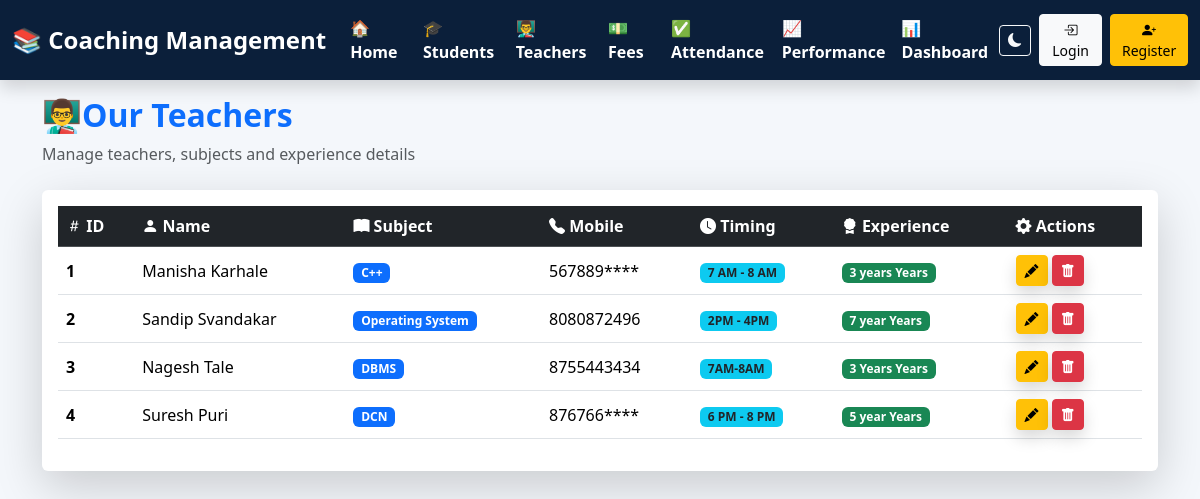
Before: /teachers with the older database file.
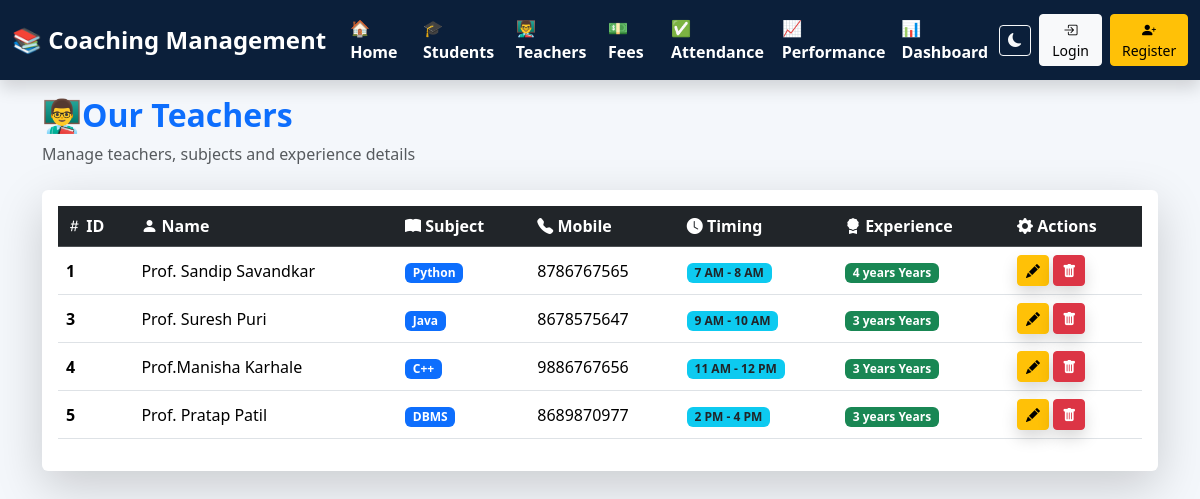
After: the same page with the newer database file.
### tables this page shows
CREATE TABLE teachers(

        id INTEGER PRIMARY KEY AUTOINCREMENT,
        name TEXT,
        subject TEXT,
        mobile TEXT,
        timing TEXT,
        experience TEXT

    );

### app.py (the view)
@app.route("/teachers")
def teachers():
    conn = get_connection()
    teachers = conn.execute("""
    SELECT *
    FROM teachers
    ORDER BY id ASC
    """).fetchall()
    conn.close()
    return render_template(
        "teachers.html",
        teachers=teachers
    )

### db.py (called while the page is built)
def get_connection():
    conn = sqlite3.connect(DATABASE)
    conn.row_factory = sqlite3.Row
    conn.execute("PRAGMA foreign_keys = ON")
    return conn

### templates/teachers.html (shortened to what this page needs)
{% extends "base.html" %}
{% block content %}
<div class="d-flex justify-content-between align-items-center mb-4 flex-wrap">
<div>
<h2 class="fw-bold text-primary">
👨‍🏫Our Teachers </h2>
<p class="text-muted mb-0">
Manage teachers, subjects and experience details
</p>
</div>
</div>
<div class="card shadow-lg border-0 p-3">
<div class="table-responsive">
<table class="table table-hover align-middle">
<thead class="table-dark">
<tr>
<th>
<i class="bi bi-hash"></i>
ID
</th>
<th>
<i class="bi bi-person-fill"></i>
Name
</th>
<th>
<i class="bi bi-book-fill"></i>
Subject
</th>
<th>
<i class="bi bi-telephone-fill"></i>
Mobile
</th>
<th>
<i class="bi bi-clock-fill"></i>
Timing
</th>
<th>
<i class="bi bi-award-fill"></i>
Experience
</th>
<th>
<i class="bi bi-gear-fill"></i>
Actions
</th>
</tr>
</thead>
<tbody>
{% for t in teachers %}
<tr>
<td class="fw-bold">
{{t.id}}
</td>
<td>
{{t.name}}
</td>
<td>
<span class="badge bg-primary">
{{t.subject}}
</span>
</td>
<td>
{{t.mobile}}
</td>
<td>
<span class="badge bg-info text-dark">
{{t.timing}}
</span>
</td>
<td>
<span class="badge bg-success">
{{t.experience}} Years
</span>
</td>
<td>
<a href="/edit_teacher/{{t.id}}"
class="btn btn-warning btn-sm shadow">
<i class="bi bi-pencil-fill"></i>
</a>
<a href="/delete_teacher/{{t.id}}"
class="btn btn-danger btn-sm shadow"
onclick="return confirm('Delete Teacher?')">
<i class="bi bi-trash-fill"></i>
</a>
</td>
</tr>
{% endfor %}
</tbody>
</table>
</div>
</div>
{% endblock %}

Changed rows visible on the page:
removed teachers: id "2", name "Sandip Svandakar", subject "Operating System", mobile "8080872496", timing "2PM - 4PM", experience "7 year"
changed teachers "7 AM - 8 AM": name "Manisha Karhale" → "Prof. Sandip Savandkar"; subject "C++" → "Python"; mobile "567889****" → "8786767565"; experience "3 years" → "4 years"
changed teachers id 3: name "Nagesh Tale" → "Prof. Suresh Puri"; subject "DBMS" → "Java"; mobile "8755443434" → "8678575647"; timing "7AM-8AM" → "9 AM - 10 AM"; experience "3 Years" → "3 years"
changed teachers id 4: name "Suresh Puri" → "Prof.Manisha Karhale"; subject "DCN" → "C++"; mobile "876766****" → "9886767656"; timing "6 PM - 8 PM" → "11 AM - 12 PM"; experience "5 year" → "3 Years"
added teachers: id "5", name "Prof. Pratap Patil", subject "DBMS", mobile "8689870977", timing "2 PM - 4 PM", experience "3 years"
